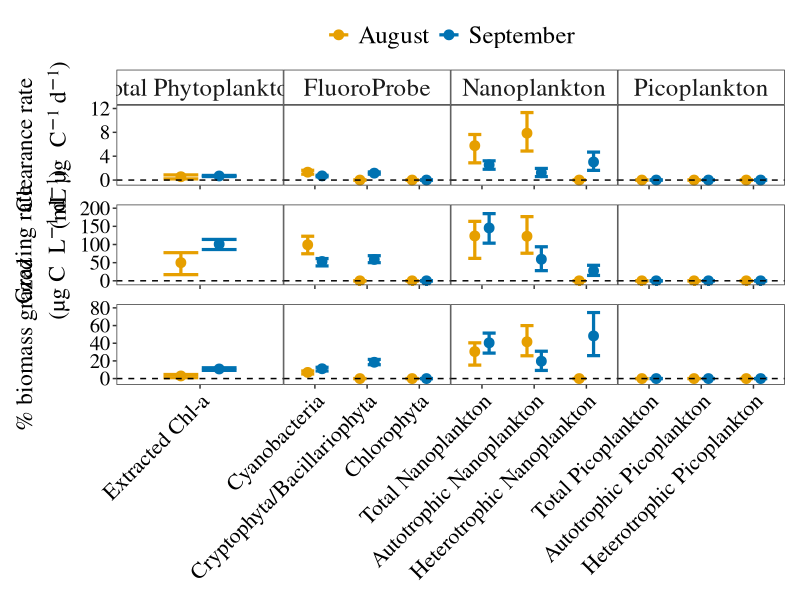
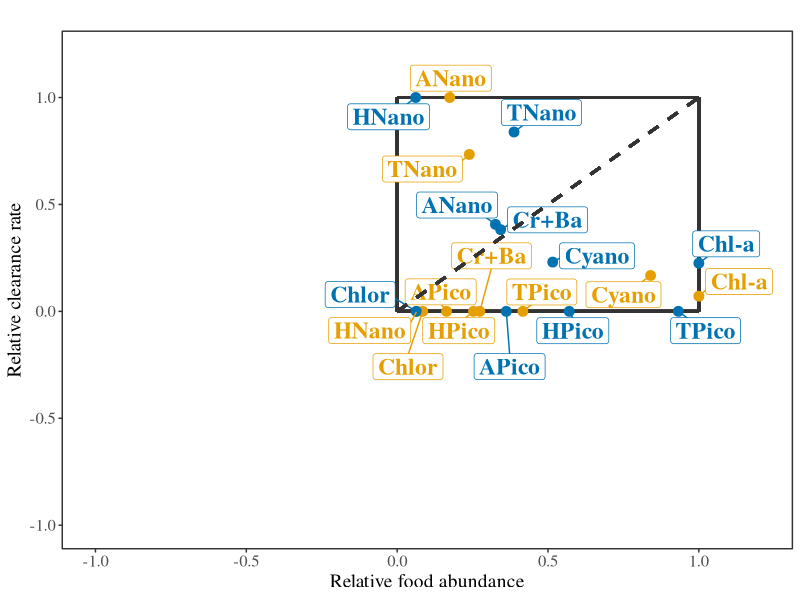
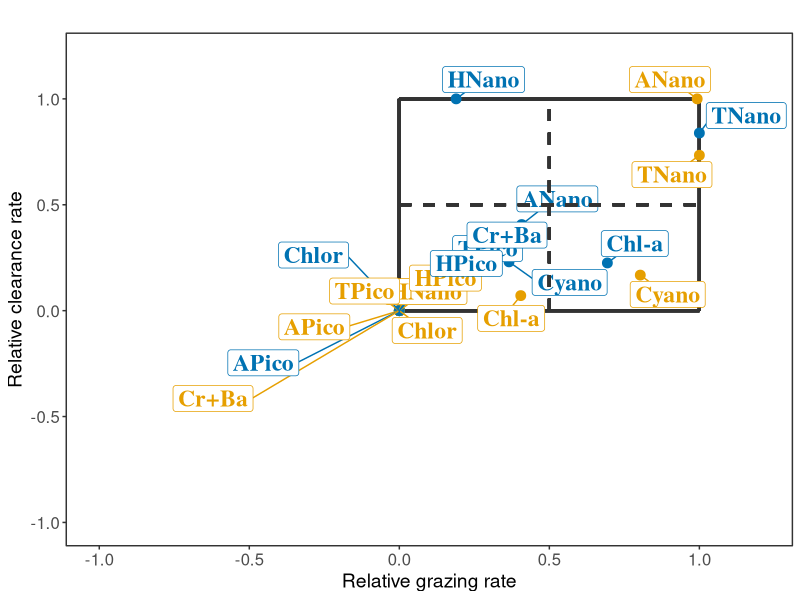

R code for these plots, in order: (Note: this script raises an error after producing the figures.)
# Collis, June 2023
# updated June 2024, changed to biomass units (ug C)
# Create CR, GR, %SS, upot grazed, selectivity figures

# Libraries ----
library(tidyverse)
library(broom)
library(ggrepel)
library(patchwork)
library(ggpubr)

# load data ----
dat_fin <- read.csv("09_2021_36873_NanoPicoMS_CRGR_final.csv") %>% 
  select(-X)

# reorder factors
dat_fin2 <- dat_fin %>%
  mutate(FoodType = fct_relevel(FoodType, 
                                "Extracted Chl-a", "Cryptophyta and Bacillariophyta",
                                "Chlorophyta", "Cyanobacteria",
                                "Total Nanoplankton","Autotrophic Nanoplankton", 
                                "Heterotrophic Nanoplankton","Total Picoplankton", 
                                "Autotrophic Picoplankton", "Heterotrophic Picoplankton"),
         Date = fct_relevel(Date, "August", "September"),
         FoodType2 = case_when(FoodType == "Extracted Chl-a" ~ "Chl-a",
                               FoodType == "Cryptophyta and Bacillariophyta" ~ "Crypt + Bac",
                               FoodType == "Chlorophyta" ~ "Chloro",
                               FoodType == "Cyanobacteria" ~ "Cyano",
                               FoodType == "Total Nanoplankton" ~ "Tot Nano",
                               FoodType == "Autotrophic Nanoplankton" ~ "Aut Nano",
                               FoodType == "Heterotrophic Nanoplankton" ~ "Het Nano",
                               FoodType == "Total Picoplankton" ~ "Tot Pico",
                               FoodType == "Autotrophic Picoplankton" ~ "Aut Pico",
                               FoodType == "Heterotrophic Picoplankton" ~ "Het Pico",
                               TRUE ~ "NA"),
         FoodType3 = case_when(FoodType == "Extracted Chl-a" ~ "Chl-a",
                               FoodType == "Cryptophyta and Bacillariophyta" ~ "Cr+Ba",
                               FoodType == "Chlorophyta" ~ "Chlor",
                               FoodType == "Cyanobacteria" ~ "Cyano",
                               FoodType == "Total Nanoplankton" ~ "TNano",
                               FoodType == "Autotrophic Nanoplankton" ~ "ANano",
                               FoodType == "Heterotrophic Nanoplankton" ~ "HNano",
                               FoodType == "Total Picoplankton" ~ "TPico",
                               FoodType == "Autotrophic Picoplankton" ~ "APico",
                               FoodType == "Heterotrophic Picoplankton" ~ "HPico",
                               TRUE ~ "NA"),
         Facet2 = case_when(Facet == "Chlorophyll-a" ~ "Total Phytoplankton",
                            Facet == "Fluoroprobe" ~ "FluoroProbe",
                            TRUE ~ Facet),
         Facet2 = fct_relevel(Facet2, "Total Phytoplankton", "FluoroProbe", "Nanoplankton", "Picoplankton"),
         FoodType4 = case_when(FoodType == "Cryptophyta and Bacillariophyta" ~ "Cryptophyta/Bacillariophyta",
                               TRUE ~ FoodType),
         FoodType4 = fct_relevel(FoodType4, 
                                "Extracted Chl-a", "Cyanobacteria",
                                "Cryptophyta/Bacillariophyta",
                                "Chlorophyta", 
                                "Total Nanoplankton","Autotrophic Nanoplankton", 
                                "Heterotrophic Nanoplankton","Total Picoplankton", 
                                "Autotrophic Picoplankton", "Heterotrophic Picoplankton"),
         Date = fct_relevel(Date, "August", "September")) %>% 
  mutate(FoodIDpos = case_when(CR_Ratio_Med > 0 ~ FoodType3,
                            TRUE ~ ""),
         FoodIDneg = case_when(CR_Ratio_Med <= 0 ~ FoodType3,
                               TRUE ~ ""))

#### Make Figures ####

# Figure 4a
# Individual Clearance Rate (mL / ug C/ day)
p1 <-  
ggplot(dat_fin2, aes(x = FoodType4, y = CR_mL_ugC_d_med, group = Date, color = Date)) +        
  geom_point(size = 3, position = position_dodge(width = 0.55),) +
  geom_errorbar(aes(ymin = CR_mL_ugC_d_10, ymax = CR_mL_ugC_d_90), position = position_dodge(width = 0.55), linewidth = 1.1, width = 0.5) +
  facet_grid(.~Facet2, scales = 'free_x')+
  geom_hline(yintercept = 0, linetype = "dashed", color = "black")+
  scale_color_manual(values = c("#E69F00", "#0072B2")) +
  ylab(expression(atop("Clearance rate",
                       paste("(mL µg  ",C^-1," ", d^-1,")")))) +
  ylim(-.3, 12) +
  theme_bw() +
  theme(text = element_text(family = "serif"),
    axis.text.x = element_blank(),
    axis.text.y = element_text(size = 15, color = "black"),
    axis.title.y = element_text(size = 17, color = "black"),
    axis.title.x = element_blank(),
    panel.grid.major = element_blank(),
    panel.grid.minor = element_blank(),
    legend.position = "top",
    legend.title = element_blank(), 
    legend.text = element_text(size = 18),
    strip.background = element_rect(fill = "white"),
    strip.text.x = element_text(size = 18),
    panel.spacing = unit(0,'lines'))

# Figure 4b
# Community Grazing Rate
p2 <-  
  ggplot(dat_fin2, aes(x = FoodType4, y = GR_ugC_L_d_med, group = Date, color = Date)) +        
  geom_point(size = 3, position = position_dodge(width = 0.55),) +
  geom_errorbar(aes(ymin = GR_ugC_L_d_10, ymax = GR_ugC_L_d_90), position = position_dodge(width = 0.55), linewidth = 1.1, width = 0.5) +
  facet_grid(.~Facet2, scales = 'free_x')+
  ylim(-2, 200)+
  scale_color_manual(values = c("#E69F00", "#0072B2")) +
  ylab(expression(atop("Grazing rate",
                       paste("(µg C  ",L^-1," ", d^-1,")"))))  +
  theme_bw() +
  geom_hline(yintercept = 0, linetype="dashed", color = "black")+
  theme(text = element_text(family = "serif"),
        axis.text.x = element_blank(),
        axis.text.y = element_text(size = 15, color = "black"),
        axis.title.y = element_text(size = 17, color = "black"),
        axis.title.x = element_blank(),
        panel.grid.major = element_blank(),
        panel.grid.minor = element_blank(),
        legend.position = "none",
        panel.spacing = unit(0,'lines'),
        strip.text = element_blank())

# Figure 4c
# Percent Ambient Biomass Grazed
p3 <- 
  ggplot(dat_fin2, aes(x = FoodType4, y = per_SS_grazed_med, group = Date, color = Date)) +        
  geom_point(size = 3, position = position_dodge(width = 0.55),) +
  geom_errorbar(aes(ymin = per_SS_grazed_10, ymax = per_SS_grazed_90), position = position_dodge(width = 0.55), linewidth = 1.1, width = 0.5) +
  ylim(-3, 80)+
  geom_hline(yintercept = 0, linetype="dashed", color = "black")+
  facet_grid(.~Facet2, scales = 'free_x') +
  scale_color_manual(values = c("#E69F00", "#0072B2")) +
  ylab(expression(atop("% biomass grazed"))) +
  theme_bw() +
  theme(text = element_text(family = "serif"),
        axis.text.x = element_text(angle = 45,hjust = 1, vjust = 1, size = 16, color = "black"),
        axis.text.y = element_text(size = 15, color = "black"),
        axis.title.y = element_text(size = 17, color = "black"),
        axis.title.x = element_blank(),
        panel.grid.major = element_blank(),
        panel.grid.minor = element_blank(),
        legend.position="none",
        legend.title= element_blank(), 
        legend.text=element_text(size = 17),
        strip.text = element_blank(),
        panel.spacing = unit(0,'lines'))

#Combining individual grazing and population grazing into one image and then saving
p123 <- p1 / p2 / p3
# 
ggsave('10_WBLE_2021_Fig4_bms_083124.png', p123,
        width = 10, height = 10)


# Figure 5a
# Selectivity graph-- Relative Food Abundance vs. Relative Clearance Rate
p5a <- ggplot(dat_fin2, aes(x = Foodi_FoodMax, y = CR_Ratio_Med, color = Date, label = FoodType3, family = "serif", axes = FALSE,
                            main = "axes = FALSE")) + #size=Biomass
  geom_segment(aes(x = 0, y = 0, xend = 0, yend = 1, colour="#000100"), linewidth = 1)+
  labs(title=" ")+
  geom_segment(aes(x = 0, y = 0, xend = 1, yend = 0, colour="#000100"), linewidth = 1)+
  labs(title=" ")+
  geom_segment(aes(x = 1, y = 1, xend = 0, yend = 1, colour="#000100"), linewidth = 1)+
  labs(title=" ")+
  geom_segment(aes(x = 1, y = 1, xend = 1, yend = 0, colour="#000100"), linewidth = 1)+
  labs(title=" ")+
  geom_point(size=3) +
  scale_fill_manual(values = c("#E69F00", "#0072B2"), guide = "none") +
  scale_color_manual(values = c("grey20", "#E69F00", "#0072B2"), guide = "none") +
  coord_cartesian(clip = "off") +
  geom_label_repel(size = 6, max.overlaps=Inf,min.segment.length = 0, fill = "white", fontface = "bold", xlim = c(-Inf, Inf), ylim = c(-Inf, Inf))+
  xlim(-1, 1.2)+
  ylim(-1, 1.2)+
  ylab("Relative clearance rate")+
  xlab("Relative food abundance")+
  geom_segment(aes(x = 0, y = 0, xend = 1, yend = 1, colour="#000100"),linewidth=1, linetype="dashed")+
  theme_bw()+
  theme(text = element_text(family = "serif"),
    axis.title.y = element_text(size = 14),
    axis.line.y = element_blank(),
    axis.line.x.top = element_blank(),
    axis.title.x = element_text(size = 14),
    axis.text.x = element_text(size = 12),
    axis.text.y = element_text(size = 12),
    panel.grid.major = element_blank(),
    panel.grid.minor = element_blank(),
    legend.position="none",
    legend.text = element_text(size = 12))

ggsave('10_WBLE_2021_Fig5a_062424.png', p5a,
       width = 16, height = 16)

# Figure 5b
# Food "Importance" vs. "Selectivity"-- Relative Clearance Rate vs. Relative Grazing rate
p5b <- ggplot(dat_fin2, aes(x = GR_Ratio_Med, y = CR_Ratio_Med, color = Date, label = FoodType3, family = "serif", size = 5, axes = FALSE,
                            main = "axes = FALSE")) + #size=Biomass
  geom_segment(aes(x = 0, y = 0, xend = 0, yend = 1, colour="#000100"), linewidth = 1)+
  labs(title=" ")+
  geom_segment(aes(x = 0, y = 0, xend = 1, yend = 0, colour="#000100"), linewidth = 1)+
  labs(title=" ")+
  geom_segment(aes(x = 1, y = 1, xend = 0, yend = 1, colour="#000100"),linewidth = 1)+
  labs(title=" ")+
  geom_segment(aes(x = 1, y = 1, xend = 1, yend = 0, colour="#000100"),linewidth = 1)+
  labs(title=" ")+
  geom_point(size = 3) +
  coord_cartesian(clip = "off") +
  geom_label_repel(size = 6, max.overlaps=Inf,min.segment.length = 0, fill = "white", fontface = "bold", xlim = c(-Inf, Inf), ylim = c(-Inf, Inf))+
  scale_fill_manual(values = c("#E69F00", "#0072B2"), guide = "none") +
  scale_color_manual(values = c("grey20", "#E69F00", "#0072B2"), guide = "none") +
  xlim(-1, 1.2)+
  ylim(-1, 1.2)+
  ylab("Relative clearance rate")+
  xlab("Relative grazing rate")+
  geom_segment(aes(x = .5, y = 0, xend = .5, yend = 1, colour="#000100"),linewidth = 1, linetype="dashed")+
  geom_segment(aes(x = 0, y = .5, xend = 1, yend = .5, colour="#000100"),linewidth = 1, linetype="dashed")+
  theme_bw()+
  theme(
    axis.title.y = element_text(size = 14),
    axis.line.y = element_blank(),
    axis.line.x.top = element_blank(),
    axis.title.x = element_text(size = 14),
    axis.text.x = element_text(size = 12),
    axis.text.y = element_text(size = 12),
    panel.grid.major = element_blank(),
    panel.grid.minor = element_blank(),
    legend.position="none",
    legend.text = element_text(size = 12))

ggsave('10_WBLE_2021_Fig5b_062424.png', p5b,
       width = 16, height = 16)

## NEW Figure 6
# Population CR (grazing mortality) vs. Food Growth Rate Figure
# Population CR is the ind CR x Zoop biomass at the field site
# Food Growth Rate is the y-Intercept of the Zoop Treatment-Food Change curve
# Originally, we calculated grazing mortality using the avg ZP biomass in the experiment, but now we're using ZP field site bms
p6 <- ggplot(dat_fin2, aes(x = Int_med, y = m_fld_med, shape = Date, color = Date, family = "serif", label = FoodType3)) +
  geom_errorbar(aes(ymin = m_fld_10, ymax = m_fld_90)) +
  geom_errorbarh(aes(xmin = Int_10, xmax = Int_90)) +
  geom_hline(yintercept = 0, linewidth = 1) +
  geom_vline(xintercept = 0, linewidth = 1) +
  geom_segment(x = 0, y = 0, xend = 1.1, yend = 1.1,
               col = "dark grey", linewidth = 1, linetype = "dashed") + # 100% standing stock grazed
  geom_segment(x = 0, y = 0, xend = 1.0, yend = 1.5,
               col = "dark grey", linewidth = 1, linetype = "dashed") +
  geom_segment(x = 0, y = 0, xend = 2.0, yend = 1.0,
               col = "dark grey", linewidth = 1, linetype = "dashed") +
  geom_label(aes(size = 15, fill = factor(Date)), color = "white", fontface = "bold", position=position_jitter()) +
  scale_fill_manual(values = c("#E69F00", "#0072B2"), guide = "none") +
  scale_color_manual(values = c("#E69F00", "#0072B2")) +
  labs( x = expression(paste("Food growth rate  ", (d^{-1}))), 
        y = expression(paste("Grazing mortality rate  ", (d^{-1})))) +
  xlim(-0.66, 1.04) +
  ylim(-0.7, 0.75) +
  guides(color = guide_legend(override.aes = list(size = 5))) +
  annotate(geom="text", x = 0.65, y = 0.57, label = "100%",
           color = "dark grey", size = 7, family = "serif") +
  annotate(geom="text", x = 0.85, y = 0.38, label = "50%",
           color = "dark grey", size = 7, family = "serif") +
  annotate(geom="text", x = 0.5, y = 0.64, label = "150%",
           color = "dark grey", size = 7, family = "serif") +
  annotate(geom="text", x = .95, y = 0.68, label = "% growth \n consumed",
           color = "black", size = 7,
           fontface = "bold.italic", family = "serif") +
  annotate(geom="text", x = -0.2, y = 0.66, label = "Positive grazing, \n food decline",
           color = "black", size = 7,
           fontface = "bold.italic", family = "serif") +
  annotate(geom="text", x = -0.19, y = -0.6, label = "No grazing, \n food decline",
           color = "black", size = 7,
           fontface = "bold.italic", family = "serif") +
  annotate(geom="text", x = 0.18, y = -0.6, label = "No grazing, \n food increase",
           color = "black", size = 7,
           fontface = "bold.italic", family = "serif") +
  theme_bw() +
  theme(text = element_text(family = "serif"),
        axis.text.x = element_text(size = 23),
        axis.title.x = element_text(size = 23),
        axis.text.y = element_text(size=23),
        axis.title.y = element_text(size=23),
        panel.grid.major = element_blank(),
        panel.grid.minor = element_blank(),
        legend.position = "top",
        legend.title = element_blank(), 
        legend.text = element_text(size = 22),
        panel.spacing = unit(0,'lines'),
        strip.text = element_blank(),
        plot.tag = element_text(size = 16),
        plot.tag.position = c(0.13, .95))

p6
ggsave('10_WBLE_2021_Fig6_new.png', p6,
       width = 14, height = 8)


## OLD Figure 6
# Population CR vs. Food Growth Rate Figure
# Population CR is the ind CR x Avg Zoop biomass in Experiment
# Food Growth Rate is the y-Intercept of the Zoop Treatment-Food Change curve
p6 <- ggplot(dat_fin2, aes(x = Int_med, y = m_med, shape = Date, color = Date, family = "serif", label = FoodType3)) +
      geom_errorbar(aes(ymin = m_10, ymax = m_90)) +
      geom_errorbarh(aes(xmin = Int_10, xmax = Int_90)) +
      geom_hline(yintercept = 0, linewidth = 1) +
      geom_vline(xintercept = 0, linewidth = 1) +
      geom_segment(x = 0, y = 0, xend = 1.1, yend = 1.1,
                   col = "dark grey", linewidth = 1, linetype = "dashed") + # 100% standing stock grazed
      geom_segment(x = 0, y = 0, xend = 1.0, yend = 1.5,
                   col = "dark grey", linewidth = 1, linetype = "dashed") +
      geom_segment(x = 0, y = 0, xend = 2.0, yend = 1.0,
                   col = "dark grey", linewidth = 1, linetype = "dashed") +
      geom_label(aes(size = 15, fill = factor(Date)), color = "white", fontface = "bold", position=position_jitter()) +
      scale_fill_manual(values = c("#E69F00", "#0072B2"), guide = "none") +
      scale_color_manual(values = c("#E69F00", "#0072B2")) +
      labs( x = expression(paste("Food growth rate  ", (d^{-1}))), 
            y = expression(paste("Grazing mortality rate  ", (d^{-1})))) +
      xlim(-0.67, 1.04) +
      ylim(-0.6, 0.67) +
      guides(color = guide_legend(override.aes = list(size = 5))) +
      annotate(geom="text", x = 0.65, y = 0.57, label = "100%",
               color = "dark grey", size = 7, family = "serif") +
      annotate(geom="text", x = 0.85, y = 0.38, label = "50%",
               color = "dark grey", size = 7, family = "serif") +
      annotate(geom="text", x = 0.5, y = 0.64, label = "150%",
               color = "dark grey", size = 7, family = "serif") +
      annotate(geom="text", x = .95, y = 0.62, label = "% growth \n consumed",
           color = "black", size = 7,
           fontface = "bold.italic", family = "serif") +
     annotate(geom="text", x = -0.2, y = 0.66, label = "Positive grazing, \n food decline",
           color = "black", size = 7,
           fontface = "bold.italic", family = "serif") +
     annotate(geom="text", x = -0.19, y = -0.57, label = "No grazing, \n food decline",
           color = "black", size = 7,
           fontface = "bold.italic", family = "serif") +
    annotate(geom="text", x = 0.18, y = -0.57, label = "No grazing, \n food increase",
             color = "black", size = 7,
             fontface = "bold.italic", family = "serif") +
        theme_bw() +
      theme(text = element_text(family = "serif"),
            axis.text.x = element_text(size = 23),
            axis.title.x = element_text(size = 23),
            axis.text.y = element_text(size=23),
            axis.title.y = element_text(size=23),
            panel.grid.major = element_blank(),
            panel.grid.minor = element_blank(),
            legend.position = "top",
            legend.title = element_blank(), 
            legend.text = element_text(size = 22),
            panel.spacing = unit(0,'lines'),
            strip.text = element_blank(),
            plot.tag = element_text(size = 16),
            plot.tag.position = c(0.13, .95))

p6
ggsave('10_WBLE_2021_Fig6.png', p6,
       width = 14, height = 8)
